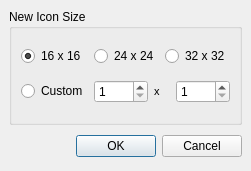
<ui version="4.0" >
 <author></author>
 <comment></comment>
 <exportmacro></exportmacro>
 <class>NewDialogClass</class>
 <widget class="QDialog" name="NewDialogClass" >
  <property name="geometry" >
   <rect>
    <x>0</x>
    <y>0</y>
    <width>239</width>
    <height>171</height>
   </rect>
  </property>
  <property name="windowTitle" >
   <string>Create New Icon</string>
  </property>
  <layout class="QVBoxLayout" >
   <property name="margin" >
    <number>9</number>
   </property>
   <property name="spacing" >
    <number>6</number>
   </property>
   <item>
    <widget class="QGroupBox" name="groupBox" >
     <property name="title" >
      <string>New Icon Size</string>
     </property>
     <layout class="QGridLayout" >
      <property name="margin" >
       <number>9</number>
      </property>
      <property name="spacing" >
       <number>6</number>
      </property>
      <item row="0" column="1" >
       <layout class="QHBoxLayout" >
        <property name="margin" >
         <number>0</number>
        </property>
        <property name="spacing" >
         <number>6</number>
        </property>
        <item>
         <widget class="QRadioButton" name="rb24" >
          <property name="text" >
           <string>24 x 24</string>
          </property>
         </widget>
        </item>
        <item>
         <widget class="QRadioButton" name="rb32" >
          <property name="text" >
           <string>32 x 32</string>
          </property>
         </widget>
        </item>
       </layout>
      </item>
      <item row="1" column="1" >
       <layout class="QHBoxLayout" >
        <property name="margin" >
         <number>0</number>
        </property>
        <property name="spacing" >
         <number>6</number>
        </property>
        <item>
         <widget class="QSpinBox" name="sbW" >
          <property name="maximum" >
           <number>1024</number>
          </property>
          <property name="minimum" >
           <number>1</number>
          </property>
         </widget>
        </item>
        <item>
         <widget class="QLabel" name="label" >
          <property name="text" >
           <string>&lt;html>&lt;head>&lt;meta name="qrichtext" content="1" />&lt;/head>&lt;body style=" white-space: pre-wrap; font-family:MS Shell Dlg; font-size:8.25pt; font-weight:400; font-style:normal; text-decoration:none;">&lt;p style=" margin-top:0px; margin-bottom:0px; margin-left:0px; margin-right:0px; -qt-block-indent:0; text-indent:0px;">&lt;span style=" font-size:8pt;">x&lt;/span>&lt;/p>&lt;/body>&lt;/html></string>
          </property>
         </widget>
        </item>
        <item>
         <widget class="QSpinBox" name="sbH" >
          <property name="maximum" >
           <number>1024</number>
          </property>
          <property name="minimum" >
           <number>1</number>
          </property>
         </widget>
        </item>
       </layout>
      </item>
      <item row="0" column="0" >
       <widget class="QRadioButton" name="rb16" >
        <property name="text" >
         <string>16 x 16</string>
        </property>
        <property name="checked" >
         <bool>true</bool>
        </property>
       </widget>
      </item>
      <item row="1" column="0" >
       <widget class="QRadioButton" name="rbCustom" >
        <property name="text" >
         <string>Custom</string>
        </property>
       </widget>
      </item>
     </layout>
    </widget>
   </item>
   <item>
    <layout class="QHBoxLayout" >
     <property name="margin" >
      <number>0</number>
     </property>
     <property name="spacing" >
      <number>6</number>
     </property>
     <item>
      <spacer>
       <property name="orientation" >
        <enum>Qt::Horizontal</enum>
       </property>
       <property name="sizeHint" >
        <size>
         <width>131</width>
         <height>31</height>
        </size>
       </property>
      </spacer>
     </item>
     <item>
      <widget class="QPushButton" name="okButton" >
       <property name="text" >
        <string>OK</string>
       </property>
      </widget>
     </item>
     <item>
      <widget class="QPushButton" name="cancelButton" >
       <property name="text" >
        <string>Cancel</string>
       </property>
      </widget>
     </item>
    </layout>
   </item>
  </layout>
 </widget>
 <pixmapfunction></pixmapfunction>
 <resources/>
 <connections>
  <connection>
   <sender>okButton</sender>
   <signal>clicked()</signal>
   <receiver>NewDialogClass</receiver>
   <slot>accept()</slot>
   <hints>
    <hint type="sourcelabel" >
     <x>278</x>
     <y>253</y>
    </hint>
    <hint type="destinationlabel" >
     <x>96</x>
     <y>254</y>
    </hint>
   </hints>
  </connection>
  <connection>
   <sender>cancelButton</sender>
   <signal>clicked()</signal>
   <receiver>NewDialogClass</receiver>
   <slot>reject()</slot>
   <hints>
    <hint type="sourcelabel" >
     <x>369</x>
     <y>253</y>
    </hint>
    <hint type="destinationlabel" >
     <x>179</x>
     <y>282</y>
    </hint>
   </hints>
  </connection>
 </connections>
</ui>
